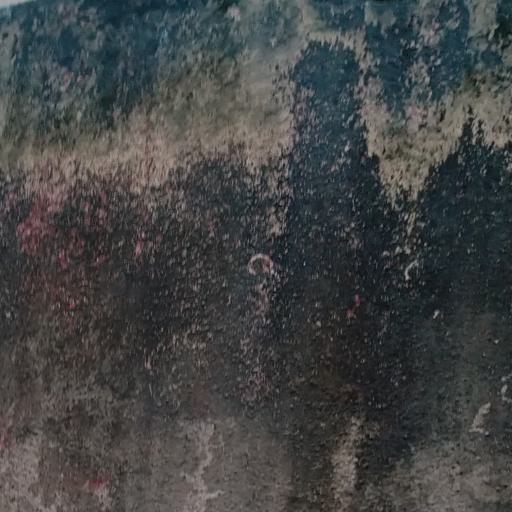
#> input picture test_images/algae.png, 512 x 512 px
$ python -i features.py   (imports and definitions only)
#> lines starting #> are read from the running program, lines starting #| are printed output that depends on the picture
#> further down, picture is the input picture: PIL image 512x512 RGB; mean R, G, B 66.5, 68.3, 68.5
"""Fixed, unlearned color, texture and shape measurements for a PIL image."""
import numpy as np
from PIL import Image, ImageOps
from skimage.color import rgb2gray, rgb2hsv
from skimage.feature import hog, local_binary_pattern


def image_features(image):
    image = ImageOps.exif_transpose(image).convert("RGBA")
    background = Image.new("RGBA", image.size, "white")
#> background: PIL image 512x512 RGBA; every value is 255
    image = Image.alpha_composite(background, image).convert("RGB")
    rgb = np.asarray(image.resize((128, 128), Image.Resampling.BILINEAR)) / 255.0
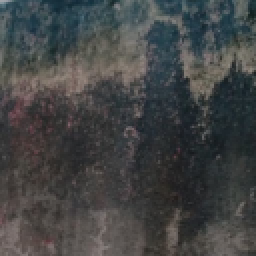
#> rgb: shape (128, 128, 3) float64 (shown 2 times larger); mean R, G, B 0.261, 0.268, 0.269
    hsv = rgb2hsv(rgb)
#> hsv: shape (128, 128, 3) float64; mean of channels 0, 1, 2 0.35, 0.15, 0.286
    features = []
    for colors in (rgb, hsv):
        for channel in range(3):
            counts, _ = np.histogram(colors[:, :, channel], bins=16, range=(0, 1))
            features.extend(counts / counts.sum())
#> this loop made 2 passes
#> after the loop, features = 96 values, max 0.344 at index 65, min 0 at index 0, mean 0.0625
    gray = (rgb2gray(rgb) * 255).astype(np.uint8)
    for points, radius in [(8, 1), (16, 2)]:
        texture = local_binary_pattern(gray, points, radius, method="uniform")
        counts, _ = np.histogram(texture, bins=np.arange(points + 3))
        features.extend(counts / counts.sum())
#> this loop made 2 passes
#> counts on pass 1: [1208, 1410, 1284, 1721, 1946, 1771, 1506, 1473, 1544, 2521]
#> pass 1, in image_features, `texture = local_binary_pattern(gray, points, radius, method="uniform")`:
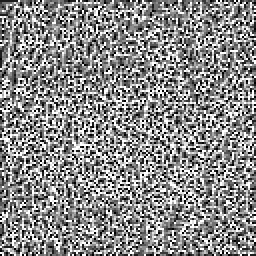
#> texture: shape (128, 128) float64 (shown 2 times larger); min 0, max 9, mean 4.89; drawn with min black and max white
#> pass 2, in image_features, `texture = local_binary_pattern(gray, points, radius, method="uniform")`:
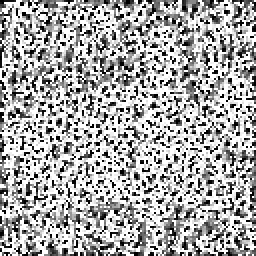
#> texture: shape (128, 128) float64 (shown 2 times larger); min 0, max 17, mean 11.25; drawn with min black and max white
#> after the loop, features = 124 values, max 0.363 at index 123, min 0 at index 0, mean 0.0645
    small = np.asarray(image.resize((64, 64), Image.Resampling.BILINEAR)) / 255.0
    features.extend(hog(rgb2gray(small), orientations=9, pixels_per_cell=(16, 16),
                        cells_per_block=(2, 2), block_norm="L2-Hys"))
    features.extend(rgb.reshape(8, 16, 8, 16, 3).mean(axis=(1, 3)).ravel())
    features.extend(rgb.mean(axis=(0, 1)))
    features.extend(rgb.std(axis=(0, 1)))
    return np.asarray(features, dtype=np.float64)


# Public entry point used by the demonstration website.
extract_features = image_features

>>> from PIL import Image
>>> picture = Image.open('test_images/algae.png')
>>> result = image_features(picture)
#> result = 646 values, max 0.451 at index 502, min 0 at index 0, mean 0.172
